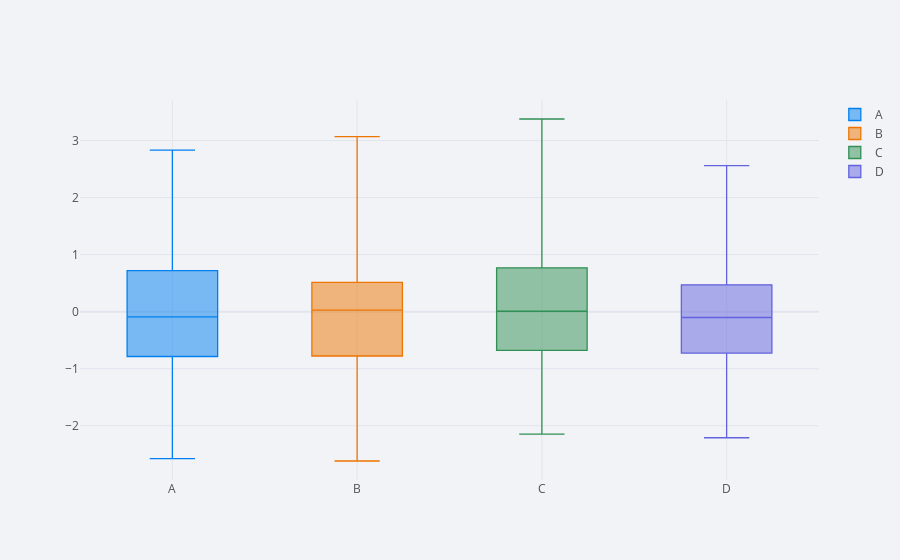

Here is the notebook cell this chart was saved with:
### Code cell
df.iplot(kind='box')

### Figure 1 — Plotly figure (JSON) as saved in the notebook; plotly's stock layout.template omitted (floating-point values rounded to 4 significant figures; data arrays with more than 128 entries replaced by an {"elided": "..."} marker saying what was removed)
{"data": [{"boxpoints": false, "line": {"width": 1.3}, "marker": {"color": "rgba(0, 128, 240, 1.0)"}, "name": "A", "orientation": "v", "type": "box", "y": {"elided": "200 float values"}}, {"boxpoints": false, "line": {"width": 1.3}, "marker": {"color": "rgba(238, 118, 0, 1.0)"}, "name": "B", "orientation": "v", "type": "box", "y": {"elided": "200 float values"}}, {"boxpoints": false, "line": {"width": 1.3}, "marker": {"color": "rgba(48, 144, 84, 1.0)"}, "name": "C", "orientation": "v", "type": "box", "y": {"elided": "200 float values"}}, {"boxpoints": false, "line": {"width": 1.3}, "marker": {"color": "rgba(98, 98, 222, 1.0)"}, "name": "D", "orientation": "v", "type": "box", "y": {"elided": "200 float values"}}], "layout": {"legend": {"bgcolor": "#F2F3F7", "font": {"color": "#505050"}}, "paper_bgcolor": "#F2F3F7", "plot_bgcolor": "#F2F3F7", "title": {"font": {"color": "#484848"}}, "xaxis": {"gridcolor": "#E1E5ED", "showgrid": true, "tickfont": {"color": "#505050"}, "title": {"font": {"color": "#505050"}, "text": ""}, "zerolinecolor": "#E1E5ED"}, "yaxis": {"gridcolor": "#E1E5ED", "showgrid": true, "tickfont": {"color": "#505050"}, "title": {"font": {"color": "#505050"}, "text": ""}, "zerolinecolor": "#E1E5ED"}}}
